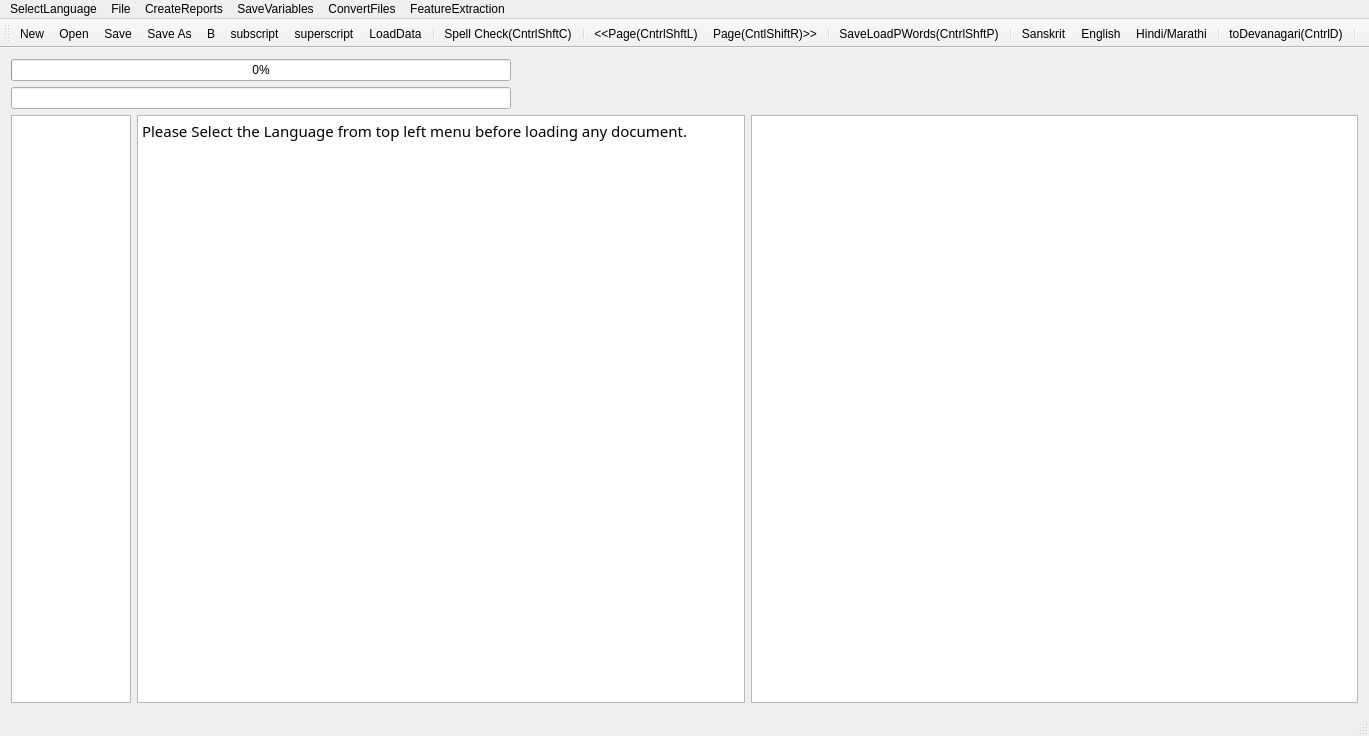
<?xml version="1.0" encoding="UTF-8"?>
<ui version="4.0">
 <class>MainWindow</class>
 <widget class="QMainWindow" name="MainWindow">
  <property name="geometry">
   <rect>
    <x>0</x>
    <y>0</y>
    <width>1369</width>
    <height>736</height>
   </rect>
  </property>
  <property name="mouseTracking">
   <bool>true</bool>
  </property>
  <property name="windowTitle">
   <string>MainWindow</string>
  </property>
  <widget class="QWidget" name="centralWidget">
   <layout class="QVBoxLayout" name="verticalLayout">
    <item>
     <widget class="QProgressBar" name="progressBar">
      <property name="maximumSize">
       <size>
        <width>500</width>
        <height>16777215</height>
       </size>
      </property>
      <property name="value">
       <number>0</number>
      </property>
      <property name="alignment">
       <set>Qt::AlignRight|Qt::AlignTrailing|Qt::AlignVCenter</set>
      </property>
     </widget>
    </item>
    <item>
     <widget class="QLineEdit" name="lineEdit">
      <property name="maximumSize">
       <size>
        <width>500</width>
        <height>16777215</height>
       </size>
      </property>
     </widget>
    </item>
    <item>
     <layout class="QHBoxLayout" name="horizontalLayout">
      <item>
       <widget class="QTextEdit" name="textEdit">
        <property name="maximumSize">
         <size>
          <width>120</width>
          <height>16777215</height>
         </size>
        </property>
        <property name="font">
         <font>
          <family>FreeSans</family>
          <italic>true</italic>
         </font>
        </property>
        <property name="sizeAdjustPolicy">
         <enum>QAbstractScrollArea::AdjustToContents</enum>
        </property>
        <property name="readOnly">
         <bool>true</bool>
        </property>
       </widget>
      </item>
      <item>
       <widget class="QTextBrowser" name="textBrowser">
        <property name="font">
         <font>
          <family>Shobhika</family>
          <pointsize>16</pointsize>
          <italic>false</italic>
         </font>
        </property>
        <property name="mouseTracking">
         <bool>true</bool>
        </property>
        <property name="sizeAdjustPolicy">
         <enum>QAbstractScrollArea::AdjustToContents</enum>
        </property>
        <property name="undoRedoEnabled">
         <bool>true</bool>
        </property>
        <property name="readOnly">
         <bool>false</bool>
        </property>
        <property name="html">
         <string>&lt;!DOCTYPE HTML PUBLIC &quot;-//W3C//DTD HTML 4.0//EN&quot; &quot;http://www.w3.org/TR/REC-html40/strict.dtd&quot;&gt;
&lt;html&gt;&lt;head&gt;&lt;meta name=&quot;qrichtext&quot; content=&quot;1&quot; /&gt;&lt;meta charset=&quot;utf-8&quot; /&gt;&lt;style type=&quot;text/css&quot;&gt;
p, li { white-space: pre-wrap; }
hr { height: 1px; border-width: 0; }
li.unchecked::marker { content: &quot;\2610&quot;; }
li.checked::marker { content: &quot;\2612&quot;; }
&lt;/style&gt;&lt;/head&gt;&lt;body style=&quot; font-family:'Shobhika'; font-size:16pt; font-weight:400; font-style:normal;&quot;&gt;
&lt;p style=&quot; margin-top:0px; margin-bottom:0px; margin-left:0px; margin-right:0px; -qt-block-indent:0; text-indent:0px;&quot;&gt;&lt;span style=&quot; font-family:'Ubuntu'; font-size:11pt;&quot;&gt;Please Select the Language from top left menu before loading any document.&lt;/span&gt;&lt;/p&gt;&lt;/body&gt;&lt;/html&gt;</string>
        </property>
        <property name="acceptRichText">
         <bool>true</bool>
        </property>
        <property name="textInteractionFlags">
         <set>Qt::LinksAccessibleByKeyboard|Qt::LinksAccessibleByMouse|Qt::TextBrowserInteraction|Qt::TextEditable|Qt::TextEditorInteraction|Qt::TextSelectableByKeyboard|Qt::TextSelectableByMouse</set>
        </property>
       </widget>
      </item>
      <item>
       <widget class="QGraphicsView" name="graphicsView">
        <property name="sizeAdjustPolicy">
         <enum>QAbstractScrollArea::AdjustIgnored</enum>
        </property>
        <property name="alignment">
         <set>Qt::AlignCenter</set>
        </property>
        <property name="dragMode">
         <enum>QGraphicsView::ScrollHandDrag</enum>
        </property>
        <property name="transformationAnchor">
         <enum>QGraphicsView::AnchorViewCenter</enum>
        </property>
        <property name="resizeAnchor">
         <enum>QGraphicsView::AnchorViewCenter</enum>
        </property>
       </widget>
      </item>
     </layout>
    </item>
   </layout>
   <zorder>lineEdit</zorder>
   <zorder>progressBar</zorder>
  </widget>
  <widget class="QMenuBar" name="menuBar">
   <property name="geometry">
    <rect>
     <x>0</x>
     <y>0</y>
     <width>1369</width>
     <height>23</height>
    </rect>
   </property>
   <widget class="QMenu" name="menuOCR_Correction_Window">
    <property name="title">
     <string>File</string>
    </property>
    <addaction name="actionNew"/>
    <addaction name="actionOpen"/>
    <addaction name="actionSave"/>
    <addaction name="actionSave_As"/>
    <addaction name="actionSpell_Check"/>
    <addaction name="actionLoad_Next_Page"/>
    <addaction name="actionLoad_Prev_Page"/>
    <addaction name="separator"/>
    <addaction name="actionLoadGDocPage"/>
    <addaction name="actionToDevanagari"/>
    <addaction name="actionLoadData"/>
    <addaction name="actionLoadDict"/>
    <addaction name="actionLoadOCRWords"/>
    <addaction name="actionLoadDomain"/>
    <addaction name="actionLoadSubPS"/>
    <addaction name="actionLoadConfusions"/>
    <addaction name="actionSugg"/>
    <addaction name="actionToSlp1"/>
   </widget>
   <widget class="QMenu" name="menuCreateReports">
    <property name="title">
     <string>CreateReports</string>
    </property>
    <addaction name="actionCreateBest2OCR"/>
    <addaction name="actionCreateSuggestionLog"/>
    <addaction name="actionCreateSuggestionLogNearestPriority"/>
    <addaction name="actionErrorDetectionRep"/>
    <addaction name="actionErrorDetectWithoutAdaptation"/>
    <addaction name="actionErrorDetectionRepUniq"/>
   </widget>
   <widget class="QMenu" name="menuSaveVariables">
    <property name="title">
     <string>SaveVariables</string>
    </property>
    <addaction name="actionCPair"/>
    <addaction name="actionPrimarySecOCRPair"/>
    <addaction name="actionCPairIEROcrVsCorrect"/>
    <addaction name="actionCPairGEROcrVsCorrect"/>
   </widget>
   <widget class="QMenu" name="menuConvertFiles">
    <property name="title">
     <string>ConvertFiles</string>
    </property>
    <addaction name="actionToSlp1_2"/>
    <addaction name="actionToDev"/>
    <addaction name="actionExtractDev"/>
    <addaction name="actionEditDistRep"/>
    <addaction name="actionConfusionFreqHist"/>
    <addaction name="actionFilterOutGT50EditDisPairs"/>
   </widget>
   <widget class="QMenu" name="menuFeatureExtraction">
    <property name="title">
     <string>FeatureExtraction</string>
    </property>
    <addaction name="actionPrepareFeatures"/>
   </widget>
   <widget class="QMenu" name="menuSelectLanguage">
    <property name="title">
     <string>SelectLanguage</string>
    </property>
    <addaction name="actionSanskrit"/>
    <addaction name="actionHindi"/>
    <addaction name="actionEnglish"/>
   </widget>
   <addaction name="menuSelectLanguage"/>
   <addaction name="menuOCR_Correction_Window"/>
   <addaction name="menuCreateReports"/>
   <addaction name="menuSaveVariables"/>
   <addaction name="menuConvertFiles"/>
   <addaction name="menuFeatureExtraction"/>
  </widget>
  <widget class="QToolBar" name="mainToolBar">
   <attribute name="toolBarArea">
    <enum>TopToolBarArea</enum>
   </attribute>
   <attribute name="toolBarBreak">
    <bool>false</bool>
   </attribute>
   <addaction name="actionNew"/>
   <addaction name="actionOpen"/>
   <addaction name="actionSave"/>
   <addaction name="actionSave_As"/>
   <addaction name="actionBold"/>
   <addaction name="actionsubscript"/>
   <addaction name="actionsuperscript"/>
   <addaction name="actionLoadData"/>
   <addaction name="separator"/>
   <addaction name="actionSpell_Check"/>
   <addaction name="separator"/>
   <addaction name="actionLoad_Prev_Page"/>
   <addaction name="actionLoad_Next_Page"/>
   <addaction name="separator"/>
   <addaction name="actionLoadGDocPage"/>
   <addaction name="separator"/>
   <addaction name="actionSanskrit"/>
   <addaction name="actionEnglish"/>
   <addaction name="actionHindi"/>
   <addaction name="separator"/>
   <addaction name="actionToDevanagari"/>
   <addaction name="separator"/>
  </widget>
  <widget class="QStatusBar" name="statusBar"/>
  <action name="actionOpen">
   <property name="icon">
    <iconset resource="AppResources.qrc">
     <normaloff>:/Images/open.png</normaloff>:/Images/open.png</iconset>
   </property>
   <property name="text">
    <string>Open</string>
   </property>
   <property name="shortcut">
    <string>Ctrl+O</string>
   </property>
  </action>
  <action name="actionSave">
   <property name="icon">
    <iconset resource="AppResources.qrc">
     <normaloff>:/Images/save.png</normaloff>:/Images/save.png</iconset>
   </property>
   <property name="text">
    <string>Save</string>
   </property>
   <property name="shortcut">
    <string>Ctrl+S</string>
   </property>
  </action>
  <action name="actionSave_As">
   <property name="icon">
    <iconset resource="AppResources.qrc">
     <normaloff>:/Images/save-as.png</normaloff>:/Images/save-as.png</iconset>
   </property>
   <property name="text">
    <string>Save As</string>
   </property>
   <property name="shortcut">
    <string>Ctrl+Shift+S</string>
   </property>
  </action>
  <action name="actionNew">
   <property name="icon">
    <iconset resource="AppResources.qrc">
     <normaloff>:/Images/New.png</normaloff>:/Images/New.png</iconset>
   </property>
   <property name="text">
    <string>New</string>
   </property>
   <property name="shortcut">
    <string>Ctrl+N</string>
   </property>
  </action>
  <action name="actionSpell_Check">
   <property name="text">
    <string>Spell Check(CntrlShftC)</string>
   </property>
   <property name="shortcut">
    <string>Ctrl+Shift+C</string>
   </property>
  </action>
  <action name="actionLoad_Next_Page">
   <property name="text">
    <string>Page(CntlShiftR)&gt;&gt;</string>
   </property>
   <property name="toolTip">
    <string>Page(CntlShiftR)&gt;&gt;</string>
   </property>
   <property name="shortcut">
    <string>Ctrl+Shift+R</string>
   </property>
  </action>
  <action name="actionLoad_Prev_Page">
   <property name="text">
    <string>&lt;&lt;Page(CntrlShftL)</string>
   </property>
   <property name="toolTip">
    <string>&lt;&lt;Page(CntrlShftL)</string>
   </property>
   <property name="shortcut">
    <string>Ctrl+Shift+L</string>
   </property>
  </action>
  <action name="actionLoadGDocPage">
   <property name="text">
    <string>Save&amp;LoadPWords(CntrlShftP)</string>
   </property>
   <property name="shortcut">
    <string>Ctrl+Shift+P</string>
   </property>
  </action>
  <action name="actionToDevanagari">
   <property name="text">
    <string>toDevanagari(CntrlD)</string>
   </property>
   <property name="shortcut">
    <string>Ctrl+D</string>
   </property>
  </action>
  <action name="actionLoadData">
   <property name="text">
    <string>LoadData</string>
   </property>
  </action>
  <action name="actionLoadDict">
   <property name="text">
    <string>LoadDict</string>
   </property>
  </action>
  <action name="actionLoadOCRWords">
   <property name="text">
    <string>LoadOCRWords</string>
   </property>
  </action>
  <action name="actionLoadDomain">
   <property name="text">
    <string>LoadDomain</string>
   </property>
  </action>
  <action name="actionLoadSubPS">
   <property name="text">
    <string>LoadSubPS</string>
   </property>
  </action>
  <action name="actionLoadConfusions">
   <property name="text">
    <string>LoadConfusions</string>
   </property>
  </action>
  <action name="actionSugg">
   <property name="text">
    <string>sugg</string>
   </property>
   <property name="shortcut">
    <string>Menu</string>
   </property>
  </action>
  <action name="actionCreateBest2OCR">
   <property name="text">
    <string>CreateBest2OCR</string>
   </property>
  </action>
  <action name="actionToSlp1">
   <property name="text">
    <string>toSlp1</string>
   </property>
   <property name="shortcut">
    <string>Ctrl+G</string>
   </property>
  </action>
  <action name="actionCreateSuggestionLog">
   <property name="text">
    <string>CreateSuggestionLog</string>
   </property>
  </action>
  <action name="actionCreateSuggestionLogNearestPriority">
   <property name="text">
    <string>CreateSuggestionLogNearestPriority</string>
   </property>
  </action>
  <action name="actionErrorDetectionRep">
   <property name="text">
    <string>ErrorDetectionRep</string>
   </property>
  </action>
  <action name="actionErrorDetectWithoutAdaptation">
   <property name="text">
    <string>ErrorDetectWithoutAdaptation</string>
   </property>
  </action>
  <action name="actionCPair">
   <property name="text">
    <string>CPair</string>
   </property>
  </action>
  <action name="actionToSlp1_2">
   <property name="text">
    <string>toSlp1</string>
   </property>
  </action>
  <action name="actionToDev">
   <property name="text">
    <string>toDev</string>
   </property>
  </action>
  <action name="actionExtractDev">
   <property name="text">
    <string>ExtractDevWords</string>
   </property>
   <property name="toolTip">
    <string>ExtractDevWords</string>
   </property>
  </action>
  <action name="actionPrimarySecOCRPair">
   <property name="text">
    <string>PrimarySecOCRPairs</string>
   </property>
  </action>
  <action name="actionCPairIEROcrVsCorrect">
   <property name="text">
    <string>CPairIEROcrVsCorrect</string>
   </property>
  </action>
  <action name="actionEditDistRep">
   <property name="text">
    <string>EditDistRep</string>
   </property>
  </action>
  <action name="actionConfusionFreqHist">
   <property name="text">
    <string>ConfusionFreqHist</string>
   </property>
  </action>
  <action name="actionCPairGEROcrVsCorrect">
   <property name="text">
    <string>CPairGEROcrVsCorrect</string>
   </property>
  </action>
  <action name="actionFilterOutGT50EditDisPairs">
   <property name="text">
    <string>FilterOutGT50EditDisPairs</string>
   </property>
  </action>
  <action name="actionPrepareFeatures">
   <property name="text">
    <string>PrepareFeatures</string>
   </property>
  </action>
  <action name="actionErrorDetectionRepUniq">
   <property name="text">
    <string>ErrorSuggRepUniq</string>
   </property>
  </action>
  <action name="actionSanskrit">
   <property name="text">
    <string>Sanskrit</string>
   </property>
  </action>
  <action name="actionHindi">
   <property name="text">
    <string>Hindi/Marathi</string>
   </property>
  </action>
  <action name="actionEnglish">
   <property name="text">
    <string>English</string>
   </property>
   <property name="toolTip">
    <string>English</string>
   </property>
  </action>
  <action name="actionBold">
   <property name="checkable">
    <bool>true</bool>
   </property>
   <property name="icon">
    <iconset resource="AppResources.qrc">
     <normaloff>:/Images/bold.png</normaloff>:/Images/bold.png</iconset>
   </property>
   <property name="text">
    <string>B</string>
   </property>
   <property name="toolTip">
    <string>bold</string>
   </property>
  </action>
  <action name="actionsubscript">
   <property name="checkable">
    <bool>true</bool>
   </property>
   <property name="icon">
    <iconset resource="AppResources.qrc">
     <normaloff>:/Images/subscript.png</normaloff>:/Images/subscript.png</iconset>
   </property>
   <property name="text">
    <string>subscript</string>
   </property>
   <property name="toolTip">
    <string>subscript</string>
   </property>
  </action>
  <action name="actionsuperscript">
   <property name="checkable">
    <bool>true</bool>
   </property>
   <property name="icon">
    <iconset resource="AppResources.qrc">
     <normaloff>:/Images/superscript.png</normaloff>:/Images/superscript.png</iconset>
   </property>
   <property name="text">
    <string>superscript</string>
   </property>
   <property name="toolTip">
    <string>superscript</string>
   </property>
  </action>
 </widget>
 <layoutdefault spacing="6" margin="11"/>
 <tabstops>
  <tabstop>textBrowser</tabstop>
  <tabstop>graphicsView</tabstop>
 </tabstops>
 <resources>
  <include location="AppResources.qrc"/>
 </resources>
 <connections/>
</ui>
